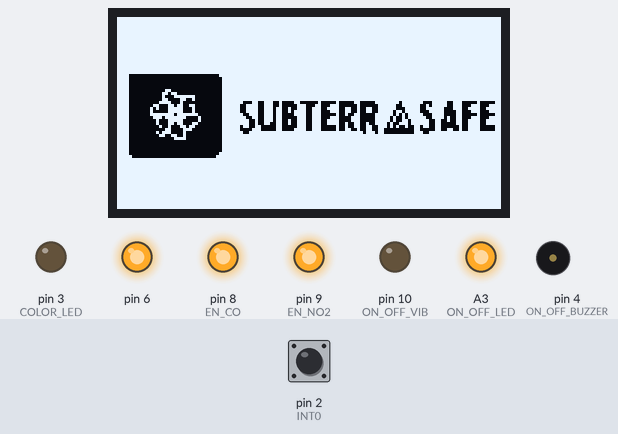
Bench run of a sketch on a simulated Arduino Nano, built with avr-gcc and run on an emulated ATmega328P. On the bench: 128×64 one-colour display, output pins drawn as LEDs (lit = HIGH), buzzer (waves = sounding, pin HIGH). Inputs (shaded band) come from the test bench; at power-on: pin 2 (INT0) LOW. Random numbers use the default seed unless the sketch sets one; pins used as bus, display or sensor lines are not drawn.

Above: at 6.5 s.
At 8.1 s:
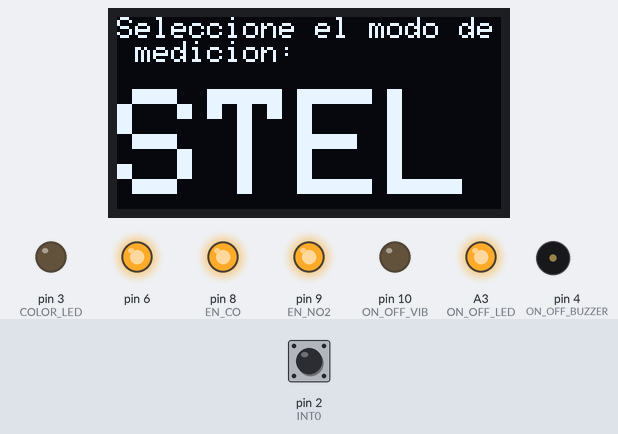
8.2 s: pin 2 (INT0) pulsed HIGH 5 times (0.12 s each, 0.3 s apart)
At 9.2 s:
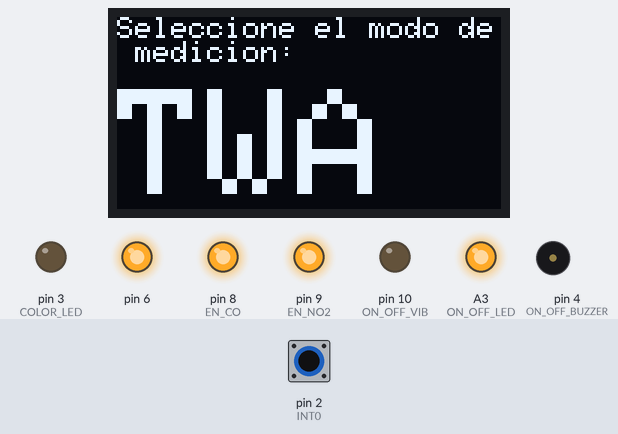
Timing chart, 0 to 11.2 s (numbered marks = the images above; inputs shaded):
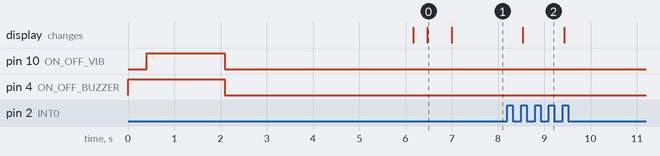

The sketch:

xpostem_demo.ino
```cpp
#include <Adafruit_NeoPixel.h>
// #include <avr/power.h>
#include "perifericos.h"

// Pines para la tira led
#define ON_OFF_LED A3 // Pin para habilitar alimentación de los LED
#define COLOR_LED 3 // Pin pwm para el color de los leds

// Pines de habilitación de alimentación
#define ON_OFF_BUZZER 4   // Pin habilitador de buzzer
#define ON_OFF_PANTALLA 6 // Pin habilitador de pantalla OLED
#define ON_OFF_SENSORES 7 // Pin que controla la alimentación de los sensores
#define ON_OFF_VIB 10     // Pin habilitador de vibrador

// Pines para habilitación de sensores (solo NO2 y CO)
#define EN_CO 8
#define EN_NO2 9

// Pin de interrupción
#define INT0 2

// Pines de lectura del ADC
#define BAT_VOLT A6 // Pin de lectura de la tensión en la batería
#define CO_OUT  A0  // Pin de lectura de valor de sensor CO
#define NO2_OUT  A1 // Pin de lectura de valor de sensor NO2
#define O2_OUT  A2  // Pin de lectura de valor de sensor O2

#define NUM_GASES 3 // Solo para debugear, quitar después
#define measurementInterval 3000 // 120000 // 2 minutos en ms

OLED pantalla(ON_OFF_PANTALLA, INT0); // Crea un oled_display
indicadores indicadores(ON_OFF_LED, ON_OFF_VIB, ON_OFF_BUZZER); // Crea los indicadores

volatile bool buttonPressed = false; // Botón de interrupción presionado

void setup() {
  Serial.begin(9600);
  pinMode(COLOR_LED, OUTPUT);
  pinMode(INT0, INPUT);
  pinMode(EN_CO, OUTPUT);
  pinMode(EN_NO2, OUTPUT);
  pinMode(ON_OFF_SENSORES, OUTPUT);

  // Alimentar sensores para calentar
  digitalWrite(ON_OFF_SENSORES, HIGH);
  digitalWrite(EN_CO, HIGH);
  digitalWrite(EN_NO2, HIGH);

  indicadores.begin();
  digitalWrite(ON_OFF_BUZZER, HIGH);
  digitalWrite(ON_OFF_LED, HIGH);
  digitalWrite(ON_OFF_VIB, HIGH);
  indicadores.patron_inicio();
  pantalla.begin();
}

void loop() {
  char selected_mode = pantalla.selectMode();
  unsigned long int lastMeasurementTime = 0;
  // Calentando screen por 20 segundos
  pantalla.calentandoScreen(); // Dos veces

  attachInterrupt(digitalPinToInterrupt(INT0), onButtonPress, RISING); // Activa interrupciones
  float CO, NO2, O2;
  while(1)
  {
    unsigned long int currentTime = millis(); // Tiempo actual

    if (currentTime - lastMeasurementTime >= measurementInterval) // Cada 2 minutos
    {
      lastMeasurementTime = currentTime; // Actualiza el tiempo

      // Tomar lecturas
      CO = GasData(10, 200);
      NO2 = GasData(1, 5);
      O2 = GasData(10, 22);

    }
    if (buttonPressed == true) // Si se presiona el botón
    {
      pantalla.displayLecturas(O2, CO, NO2); // Mostrar las lecturas
      buttonPressed = false;
    }
  }
}

float GasData(uint8_t min, uint8_t max) {
  return random(min*10, max*10)/10.0; // Devuelve un valor aleatorio entre 10 y 50 ppm
}

void onButtonPress() { // Cuando se presiona el botón
  buttonPressed = true; // Bandera de interrupción
}
```

perifericos.h
```cpp
#ifndef perifericos_h
#define perifericos_h

//#include "Arduino.h"

/*************************************************
  Código de periféricos: LEDs, vibrador, pantalla, buzzer
  DONE:
  Pantalla OLED 1.3" modelo SH1106
  * Pantalla de inicio (Nombre del dispositivo)
  * NO2 (ppm), CO (ppm), O2 (%)
  * Pantalla 1: Calentando sensores
  * Ícono de batería baja
  * Código de tira LED: rutinas de color
  * Código de alarma:

  TODO:
  * Pantalla de carga completa
  * Interrupciones del botón para activar la pantalla
  *
  ************************************************/

class OLED
{
  public:
    OLED(uint8_t enablePinOLED, uint8_t interruptPin);
    void begin();
    // Displays individuales
    void displayO2(float measurement);
    void displayCO(float measurement);
    void displayNO2(float measurement);

    void calentandoScreen(); // Calentamiento de sensores

    void lowBattery();
    void wakeUp();
    void displayLecturas(float measurementO2, float measurementCO, float measurementNO2);
    char updateDisplay(char lastMode);
    char selectMode();

  private:
    uint8_t _enableOLED;
    uint8_t _interruptPin;
};

class indicadores
{
  public:
    indicadores(uint8_t ledEnablePin, uint8_t vibEnablePin, uint8_t buzzerEnablePin);
    void begin();
    uint32_t color_intensity(uint32_t color, uint8_t scale);
    void patron_inicio();
    void lectura_alta();
    void lectura_moderada();
    void lectura_normal();

  private:
    uint8_t _enableLeds;
    uint8_t _enableVibrador;
    uint8_t _enableBuzzer;
};

#endif 
```

Source omitted: perifericos.cpp (23501 bytes)

Measured:
- after the input at 8.2 s, the display: changes after 0.33 s (image 2)
- what the display in image 0 shows lasts 0.5 s, from 6.5 s to 7.0 s
